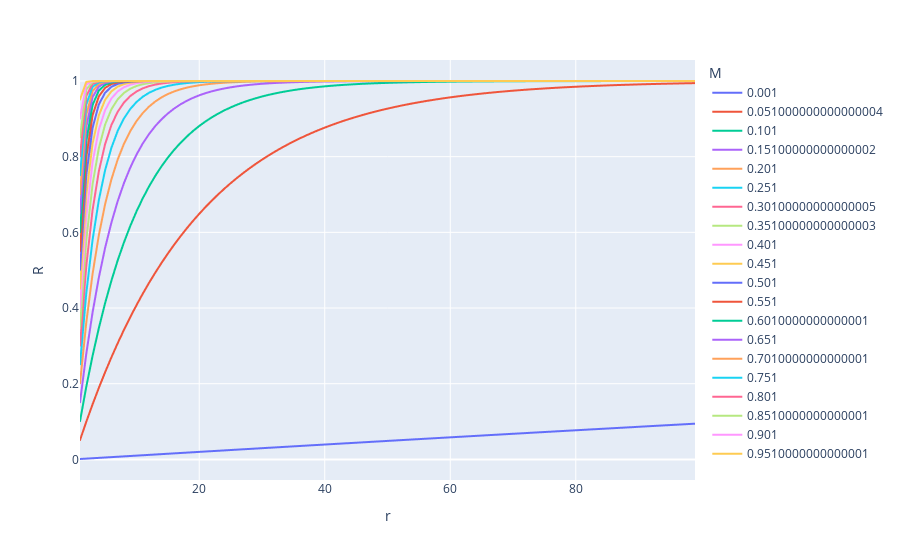

The code cell stored with this chart in its notebook:
### Code cell
import numpy as np
import pandas as pd
import plotly.express as px

Ms = np.arange(0.001, 1, 0.05)
rs = np.arange(1, 100, 1)
rows = []
for M in Ms:
    for r in rs:
        rows.append({
            'M': M,
            'r': r,
            'R': (1 - (1 - M) ** (r)),
        })
data = pd.DataFrame(rows).sort_values(['M', 'r'], ascending=True)
px.line(data, x='r', y='R', color='M')
